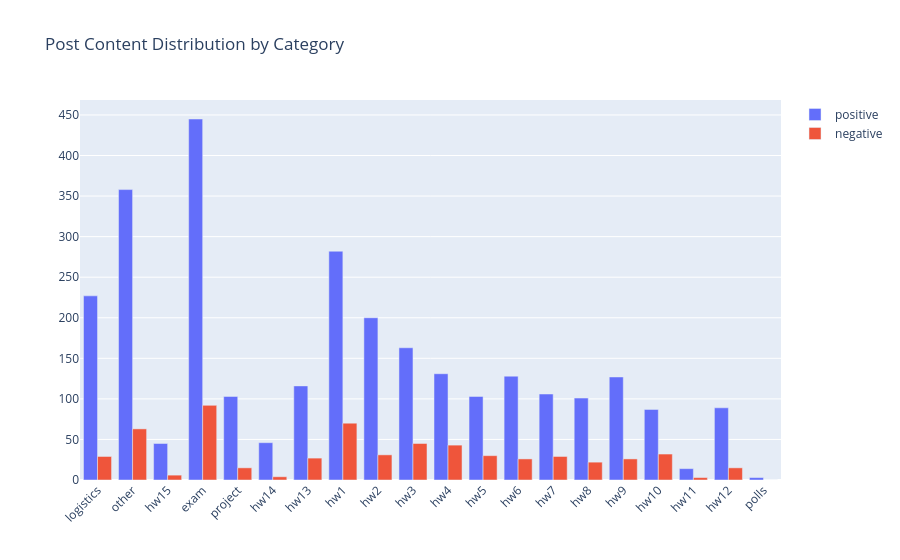

This figure's notebook cell:
### Code cell
fig5=go.Figure()
fig5.add_trace(go.Bar(x=list(post_count.keys()), y=list(post_count.values()), name = 'positive'))
fig5.add_trace(go.Bar(x=list(neg_post_count.keys()), y=list(neg_post_count.values()),name = 'negative'))
fig5.update_layout(barmode='group', xaxis_tickangle=-45,title=go.layout.Title(text="Post Content Distribution by Category"))
fig5.show()

### Figure 1 — Plotly figure (JSON) as saved in the notebook; plotly's stock layout.template omitted (floating-point values rounded to 4 significant figures)
{"data": [{"name": "positive", "type": "bar", "x": ["logistics", "other", "hw15", "exam", "project", "hw14", "hw13", "hw1", "hw2", "hw3", "hw4", "hw5", "hw6", "hw7", "hw8", "hw9", "hw10", "hw11", "hw12", "polls"], "y": [227, 358, 45, 445, 103, 46, 116, 282, 200, 163, 131, 103, 128, 106, 101, 127, 87, 14, 89, 3]}, {"name": "negative", "type": "bar", "x": ["logistics", "other", "hw15", "exam", "project", "hw14", "hw13", "hw1", "hw2", "hw3", "hw4", "hw5", "hw6", "hw7", "hw8", "hw9", "hw10", "hw11", "hw12", "polls"], "y": [29, 63, 6, 92, 15, 4, 27, 70, 31, 45, 43, 30, 26, 29, 22, 26, 32, 3, 15, 0]}], "layout": {"barmode": "group", "title": {"text": "Post Content Distribution by Category"}, "xaxis": {"tickangle": -45}}}
